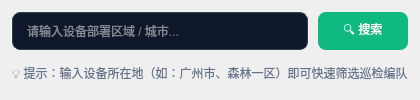
                      <widget class="QFrame" name="frame_28">
                       <property name="styleSheet">
                        <string notr="true">#frame_28 {
	background-color: #1e293b;
	border-radius: 12px;
	border: 1px solid #334155;
}</string>
                       </property>
                       <layout class="QVBoxLayout" name="verticalLayout_28">
                        <property name="spacing">
                         <number>8</number>
                        </property>
                        <property name="margin" stdset="0">
                         <number>12</number>
                        </property>
                        <item>
                         <layout class="QHBoxLayout" name="horizontalLayout_26">
                          <property name="spacing">
                           <number>10</number>
                          </property>
                          <item>
                           <widget class="QLineEdit" name="search_pos_edit">
                            <property name="minimumSize">
                             <size>
                              <width>0</width>
                              <height>38</height>
                             </size>
                            </property>
                            <property name="styleSheet">
                             <string notr="true">#search_pos_edit {
	font: 10pt &quot;Microsoft YaHei UI&quot;;
	color: #f8fafc;
	background-color: #0f172a;
	border: 1px solid #334155;
	border-radius: 8px;
	padding-left: 12px;
}
#search_pos_edit:focus {
	border: 1px solid #10b981;
}</string>
                            </property>
                            <property name="placeholderText">
                             <string>请输入设备部署区域 / 城市...</string>
                            </property>
                           </widget>
                          </item>
                          <item>
                           <widget class="QPushButton" name="search_pos">
                            <property name="minimumSize">
                             <size>
                              <width>90</width>
                              <height>38</height>
                             </size>
                            </property>
                            <property name="styleSheet">
                             <string notr="true">#search_pos {
	font: 700 10pt &quot;Microsoft YaHei UI&quot;;
	border-radius: 8px;
	background-color: #10b981;
	color: #ffffff;
	border: none;
}
#search_pos:hover {
	background-color: #059669;
}
#search_pos:pressed {
	background-color: #047857;
}</string>
                            </property>
                            <property name="text">
                             <string>🔍 搜索</string>
                            </property>
                           </widget>
                          </item>
                         </layout>
                        </item>
                        <item>
                         <widget class="QLabel" name="label_24">
                          <property name="styleSheet">
                           <string notr="true">font: 9pt &quot;Microsoft YaHei UI&quot;;
color: #64748b;</string>
                          </property>
                          <property name="text">
                           <string>💡 提示：输入设备所在地（如：广州市、森林一区）即可快速筛选巡检编队</string>
                          </property>
                         </widget>
                        </item>
                       </layout>
                      </widget>
